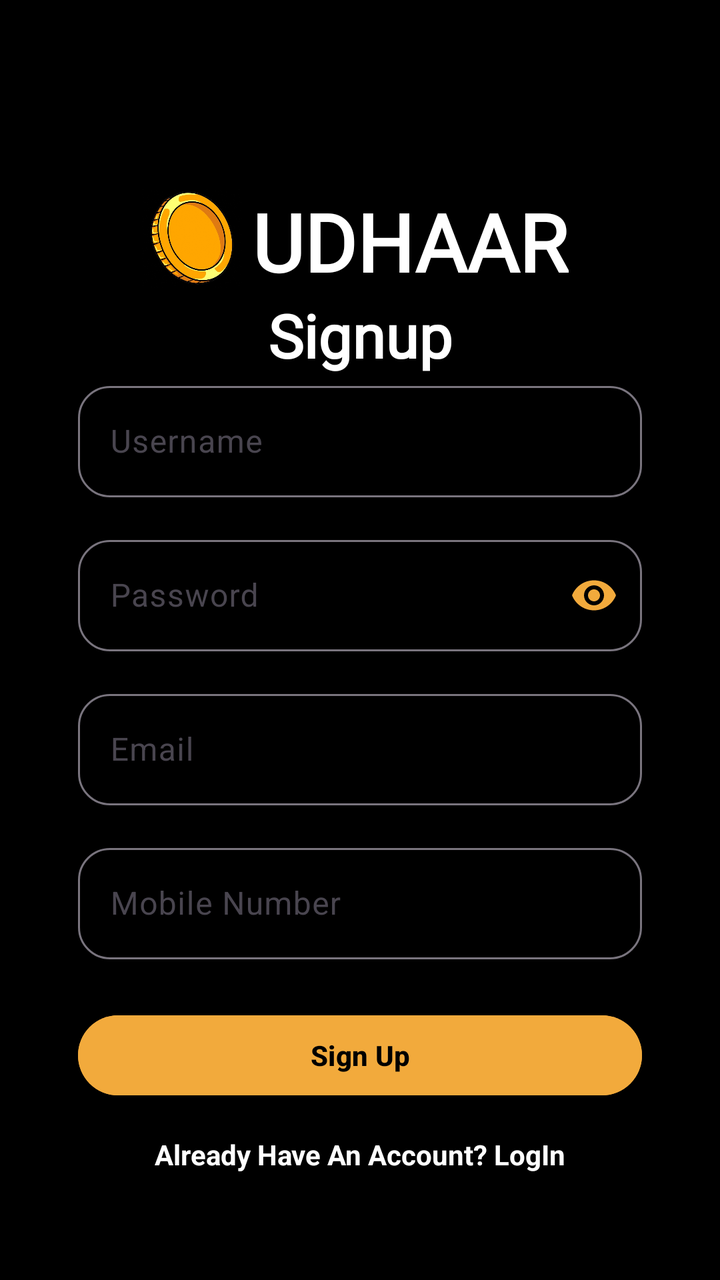
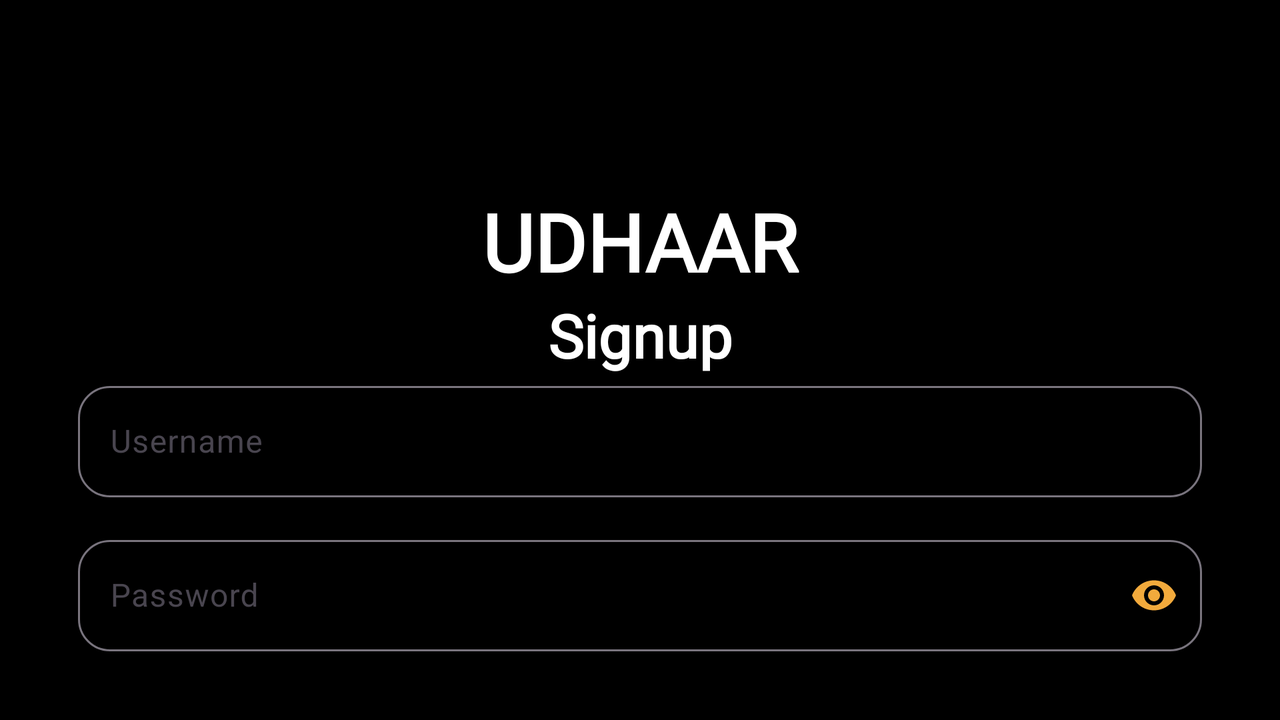

The same Android screen from two of the app's own layout files: first res/layout/ as a phone draws it, then the repository's variant for another configuration, drawn on a device whose configuration selects that folder. Both files follow.
<!-- AndroidManifest.xml: application theme Theme.SMD_UDHAAR -->
<!-- res/layout/activity_signup.xml -->
<?xml version="1.0" encoding="utf-8"?>
<androidx.constraintlayout.widget.ConstraintLayout xmlns:android="http://schemas.android.com/apk/res/android"
    xmlns:app="http://schemas.android.com/apk/res-auto"
    xmlns:tools="http://schemas.android.com/tools"
    android:layout_width="match_parent"
    android:layout_height="match_parent"
    android:background="@color/black"
    android:id="@+id/main"
    android:padding="24dp">


    <ImageView
        android:layout_width="@dimen/logo_login_signup_size"
        android:layout_height="@dimen/logo_login_signup_size"
        android:src="@drawable/udhaar_logo"
        app:layout_constraintEnd_toStartOf="@id/tvLogo"
        app:layout_constraintTop_toTopOf="parent"
        android:layout_marginTop="@dimen/logo_margin_top_signup"
        android:layout_marginStart="50dp"
        android:layout_marginEnd="5dp"
        />

    <TextView
        android:id="@+id/tvLogo"
        android:layout_width="wrap_content"
        android:layout_height="wrap_content"
        android:layout_marginTop="@dimen/logo_margin_top_signup"
        android:fontFamily="@font/afacad_bold"
        android:gravity="center"
        android:text="@string/app_name"
        android:textColor="@color/white"
        app:layout_constraintTop_toTopOf="parent"
        app:layout_constraintRight_toRightOf="parent"
        app:layout_constraintLeft_toLeftOf="parent"
        android:textSize="@dimen/heading_size"
        android:layout_marginStart="50dp"
        android:textStyle="bold" />

    <TextView
        android:id="@+id/tvSignup"
        android:layout_width="match_parent"
        android:layout_height="wrap_content"
        android:fontFamily="@font/afacad_bold"
        android:gravity="center"
        android:text="Signup"
        android:textColor="@color/white"
        app:layout_constraintTop_toBottomOf="@id/tvLogo"
        app:layout_constraintLeft_toLeftOf="parent"
        app:layout_constraintRight_toRightOf="parent"
        android:textSize="@dimen/sub_heading_size"
        android:textStyle="bold" />

    <com.google.android.material.textfield.TextInputLayout
        android:id="@+id/username_layout"
        android:layout_width="0dp"
        android:layout_height="wrap_content"
        app:layout_constraintTop_toBottomOf="@id/tvSignup"
        app:layout_constraintStart_toStartOf="parent"
        app:layout_constraintEnd_toEndOf="parent"
        app:boxBackgroundMode="outline"
        android:layout_marginHorizontal="@dimen/login_signup_horizontal_margin"
        app:boxCornerRadiusBottomStart="@dimen/field_radius"
        app:boxCornerRadiusBottomEnd="@dimen/field_radius"
        app:boxCornerRadiusTopStart="@dimen/field_radius"
        app:boxCornerRadiusTopEnd="@dimen/field_radius"
        >

        <com.google.android.material.textfield.TextInputEditText
            android:id="@+id/username"
            android:layout_width="match_parent"
            android:layout_height="wrap_content"
            android:textColor="@android:color/white"
            android:textColorHint="@android:color/darker_gray"
            android:inputType="text"
            android:hint="Username" />
    </com.google.android.material.textfield.TextInputLayout>

    <com.google.android.material.textfield.TextInputLayout
        android:id="@+id/password_layout"
        android:layout_width="0dp"
        android:layout_height="wrap_content"
        android:layout_marginHorizontal="@dimen/login_signup_horizontal_margin"
        app:layout_constraintTop_toBottomOf="@id/username_layout"
        app:layout_constraintStart_toStartOf="parent"
        app:layout_constraintEnd_toEndOf="parent"
        app:boxBackgroundMode="outline"
        app:boxCornerRadiusBottomStart="@dimen/field_radius"
        app:boxCornerRadiusBottomEnd="@dimen/field_radius"
        app:boxCornerRadiusTopStart="@dimen/field_radius"
        app:boxCornerRadiusTopEnd="@dimen/field_radius"
        app:passwordToggleEnabled="true"
        app:passwordToggleTint="@color/gold"
        android:layout_marginTop="16dp">

        <com.google.android.material.textfield.TextInputEditText
            android:id="@+id/password"
            android:layout_width="match_parent"
            android:layout_height="wrap_content"
            android:textColor="@android:color/white"
            android:textColorHint="@android:color/darker_gray"
            android:inputType="textPassword"
            android:hint="Password" />
    </com.google.android.material.textfield.TextInputLayout>

    <com.google.android.material.textfield.TextInputLayout
        android:id="@+id/email_layout"
        android:layout_width="0dp"
        android:layout_height="wrap_content"
        android:layout_marginHorizontal="@dimen/login_signup_horizontal_margin"
        app:layout_constraintTop_toBottomOf="@id/password_layout"
        app:layout_constraintStart_toStartOf="parent"
        app:layout_constraintEnd_toEndOf="parent"
        app:boxBackgroundMode="outline"
        app:boxCornerRadiusBottomStart="@dimen/field_radius"
        app:boxCornerRadiusBottomEnd="@dimen/field_radius"
        app:boxCornerRadiusTopStart="@dimen/field_radius"
        app:boxCornerRadiusTopEnd="@dimen/field_radius"
        android:layout_marginTop="16dp">

        <com.google.android.material.textfield.TextInputEditText
            android:id="@+id/email"
            android:layout_width="match_parent"
            android:layout_height="wrap_content"
            android:textColor="@android:color/white"
            android:textColorHint="@android:color/darker_gray"
            android:inputType="text"
            android:hint="Email" />
    </com.google.android.material.textfield.TextInputLayout>

    <com.google.android.material.textfield.TextInputLayout
        android:id="@+id/mobile_number_layout"
        android:layout_width="0dp"
        android:layout_height="wrap_content"
        android:layout_marginHorizontal="@dimen/login_signup_horizontal_margin"
        app:layout_constraintTop_toBottomOf="@id/email_layout"
        app:layout_constraintStart_toStartOf="parent"
        app:layout_constraintEnd_toEndOf="parent"
        app:boxBackgroundMode="outline"
        app:boxCornerRadiusBottomStart="@dimen/field_radius"
        app:boxCornerRadiusBottomEnd="@dimen/field_radius"
        app:boxCornerRadiusTopStart="@dimen/field_radius"
        app:boxCornerRadiusTopEnd="@dimen/field_radius"
        android:layout_marginTop="16dp">

        <com.google.android.material.textfield.TextInputEditText
            android:id="@+id/mobile_number"
            android:layout_width="match_parent"
            android:layout_height="wrap_content"
            android:textColor="@android:color/white"
            android:textColorHint="@android:color/darker_gray"
            android:inputType="phone"
            android:hint="Mobile Number" />
    </com.google.android.material.textfield.TextInputLayout>

    <Button
        android:id="@+id/btnSignUp"
        android:layout_width="0dp"
        android:layout_height="wrap_content"
        android:text="Sign Up"
        android:layout_marginHorizontal="@dimen/login_signup_horizontal_margin"
        android:backgroundTint="@color/gold"
        android:textColor="@android:color/black"
        android:textStyle="bold"
        app:layout_constraintTop_toBottomOf="@id/mobile_number_layout"
        app:layout_constraintStart_toStartOf="parent"
        app:layout_constraintEnd_toEndOf="parent"
        android:layout_marginTop="24dp"/>

    <ProgressBar
        android:id="@+id/progressBar"
        android:layout_width="wrap_content"
        android:layout_height="wrap_content"
        app:layout_constraintTop_toTopOf="parent"
        app:layout_constraintBottom_toBottomOf="parent"
        app:layout_constraintStart_toStartOf="parent"
        app:layout_constraintEnd_toEndOf="parent"
        android:layout_centerInParent="true"
        android:visibility="gone"/>

    <TextView
        android:id="@+id/tvAlreadyAccount"
        android:layout_width="wrap_content"
        android:layout_height="wrap_content"
        android:text="Already Have An Account? LogIn"
        android:textColor="@color/white"
        android:textStyle="bold"
        app:layout_constraintTop_toBottomOf="@id/btnSignUp"
        app:layout_constraintStart_toStartOf="parent"
        app:layout_constraintEnd_toEndOf="parent"
        android:layout_marginTop="16dp"
        android:gravity="center" />

</androidx.constraintlayout.widget.ConstraintLayout>
<!-- resources referenced by this layout -->
<resources>
  <color name="black">#FF000000</color>
  <color name="gold">#F2AA3C</color>
  <color name="white">#FFFFFFFF</color>
  <dimen name="field_radius">16dp</dimen>
  <dimen name="heading_size">40sp</dimen>
  <dimen name="login_signup_horizontal_margin">15dp</dimen>
  <dimen name="logo_login_signup_size">50dp</dimen>
  <dimen name="logo_margin_top_signup">70dp</dimen>
  <dimen name="sub_heading_size">30sp</dimen>
  <!-- drawable udhaar_logo: png bitmap (drawable, 258942 bytes) -->
  <string name="app_name">UDHAAR</string>
  <style name="Theme.SMD_UDHAAR" parent="Base.Theme.SMD_UDHAAR" />
  <style name="Base.Theme.SMD_UDHAAR" parent="Theme.Material3.DayNight.NoActionBar">
          
          
      </style>
</resources>
<!-- res/layout-land/activity_signup.xml (the repository's variant of the layout above) -->
<!-- drawn on the phone turned sideways -->
<?xml version="1.0" encoding="utf-8"?>
<androidx.constraintlayout.widget.ConstraintLayout xmlns:android="http://schemas.android.com/apk/res/android"
    xmlns:app="http://schemas.android.com/apk/res-auto"
    android:layout_width="match_parent"
    android:layout_height="match_parent"
    android:background="@color/black"
    android:id="@+id/main"
    android:padding="24dp">

    <TextView
        android:id="@+id/tvLogo"
        android:layout_width="match_parent"
        android:layout_height="wrap_content"
        android:layout_marginTop="@dimen/logo_margin_top_signup"
        android:fontFamily="@font/afacad_bold"
        android:gravity="center"
        android:text="@string/app_name"
        android:textColor="@color/white"
        app:layout_constraintTop_toTopOf="parent"
        app:layout_constraintLeft_toLeftOf="parent"
        app:layout_constraintRight_toRightOf="parent"
        android:textSize="@dimen/heading_size"
        android:textStyle="bold" />

    <TextView
        android:id="@+id/tvSignup"
        android:layout_width="match_parent"
        android:layout_height="wrap_content"
        android:fontFamily="@font/afacad_bold"
        android:gravity="center"
        android:text="Signup"
        android:textColor="@color/white"
        app:layout_constraintTop_toBottomOf="@id/tvLogo"
        app:layout_constraintLeft_toLeftOf="parent"
        app:layout_constraintRight_toRightOf="parent"
        android:textSize="@dimen/sub_heading_size"
        android:textStyle="bold" />

    <com.google.android.material.textfield.TextInputLayout
        android:id="@+id/username_layout"
        android:layout_width="0dp"
        android:layout_height="wrap_content"
        app:layout_constraintTop_toBottomOf="@id/tvSignup"
        app:layout_constraintStart_toStartOf="parent"
        app:layout_constraintEnd_toEndOf="parent"
        app:boxBackgroundMode="outline"
        android:layout_marginHorizontal="@dimen/login_signup_horizontal_margin"
        app:boxCornerRadiusBottomStart="@dimen/field_radius"
        app:boxCornerRadiusBottomEnd="@dimen/field_radius"
        app:boxCornerRadiusTopStart="@dimen/field_radius"
        app:boxCornerRadiusTopEnd="@dimen/field_radius"
        >

        <com.google.android.material.textfield.TextInputEditText
            android:id="@+id/username"
            android:layout_width="match_parent"
            android:layout_height="wrap_content"
            android:textColor="@android:color/white"
            android:textColorHint="@android:color/darker_gray"
            android:inputType="text"
            android:hint="Username" />
    </com.google.android.material.textfield.TextInputLayout>

    <com.google.android.material.textfield.TextInputLayout
        android:id="@+id/password_layout"
        android:layout_width="0dp"
        android:layout_height="wrap_content"
        android:layout_marginHorizontal="@dimen/login_signup_horizontal_margin"
        app:layout_constraintTop_toBottomOf="@id/username_layout"
        app:layout_constraintStart_toStartOf="parent"
        app:layout_constraintEnd_toEndOf="parent"
        app:boxBackgroundMode="outline"
        app:boxCornerRadiusBottomStart="@dimen/field_radius"
        app:boxCornerRadiusBottomEnd="@dimen/field_radius"
        app:boxCornerRadiusTopStart="@dimen/field_radius"
        app:boxCornerRadiusTopEnd="@dimen/field_radius"
        app:passwordToggleEnabled="true"
        app:passwordToggleTint="@color/gold"
        android:layout_marginTop="16dp">

        <com.google.android.material.textfield.TextInputEditText
            android:id="@+id/password"
            android:layout_width="match_parent"
            android:layout_height="wrap_content"
            android:textColor="@android:color/white"
            android:textColorHint="@android:color/darker_gray"
            android:inputType="textPassword"
            android:hint="Password" />
    </com.google.android.material.textfield.TextInputLayout>

    <com.google.android.material.textfield.TextInputLayout
        android:id="@+id/email_layout"
        android:layout_width="0dp"
        android:layout_height="wrap_content"
        android:layout_marginHorizontal="@dimen/login_signup_horizontal_margin"
        app:layout_constraintTop_toBottomOf="@id/password_layout"
        app:layout_constraintStart_toStartOf="parent"
        app:layout_constraintEnd_toEndOf="parent"
        app:boxBackgroundMode="outline"
        app:boxCornerRadiusBottomStart="@dimen/field_radius"
        app:boxCornerRadiusBottomEnd="@dimen/field_radius"
        app:boxCornerRadiusTopStart="@dimen/field_radius"
        app:boxCornerRadiusTopEnd="@dimen/field_radius"
        android:layout_marginTop="16dp">

        <com.google.android.material.textfield.TextInputEditText
            android:id="@+id/email"
            android:layout_width="match_parent"
            android:layout_height="wrap_content"
            android:textColor="@android:color/white"
            android:textColorHint="@android:color/darker_gray"
            android:inputType="text"
            android:hint="Email" />
    </com.google.android.material.textfield.TextInputLayout>

    <com.google.android.material.textfield.TextInputLayout
        android:id="@+id/mobile_number_layout"
        android:layout_width="0dp"
        android:layout_height="wrap_content"
        android:layout_marginHorizontal="@dimen/login_signup_horizontal_margin"
        app:layout_constraintTop_toBottomOf="@id/email_layout"
        app:layout_constraintStart_toStartOf="parent"
        app:layout_constraintEnd_toEndOf="parent"
        app:boxBackgroundMode="outline"
        app:boxCornerRadiusBottomStart="@dimen/field_radius"
        app:boxCornerRadiusBottomEnd="@dimen/field_radius"
        app:boxCornerRadiusTopStart="@dimen/field_radius"
        app:boxCornerRadiusTopEnd="@dimen/field_radius"
        android:layout_marginTop="16dp">

        <com.google.android.material.textfield.TextInputEditText
            android:id="@+id/mobile_number"
            android:layout_width="match_parent"
            android:layout_height="wrap_content"
            android:textColor="@android:color/white"
            android:textColorHint="@android:color/darker_gray"
            android:inputType="phone"
            android:hint="Mobile Number" />
    </com.google.android.material.textfield.TextInputLayout>

    <Button
        android:id="@+id/btnSignUp"
        android:layout_width="0dp"
        android:layout_height="wrap_content"
        android:text="Sign Up"
        android:layout_marginHorizontal="@dimen/login_signup_horizontal_margin"
        android:backgroundTint="@color/gold"
        android:textColor="@android:color/black"
        android:textStyle="bold"
        app:layout_constraintTop_toBottomOf="@id/mobile_number_layout"
        app:layout_constraintStart_toStartOf="parent"
        app:layout_constraintEnd_toEndOf="parent"
        android:layout_marginTop="24dp"/>

    <TextView
        android:id="@+id/tvAlreadyAccount"
        android:layout_width="wrap_content"
        android:layout_height="wrap_content"
        android:text="Already Have An Account? LogIn"
        android:textColor="@color/white"
        android:textStyle="bold"
        app:layout_constraintTop_toBottomOf="@id/btnSignUp"
        app:layout_constraintStart_toStartOf="parent"
        app:layout_constraintEnd_toEndOf="parent"
        android:layout_marginTop="16dp"
        android:gravity="center" />

</androidx.constraintlayout.widget.ConstraintLayout>
<!-- resources referenced by the variant -->
<!-- as the phone turned sideways resolves them -->
<resources>
  <color name="black">#FF000000</color>
  <color name="gold">#F2AA3C</color>
  <color name="white">#FFFFFFFF</color>
  <dimen name="field_radius">16dp</dimen>
  <dimen name="heading_size">40sp</dimen>
  <dimen name="login_signup_horizontal_margin">15dp</dimen>
  <dimen name="logo_margin_top_signup">70dp</dimen>
  <dimen name="sub_heading_size">30sp</dimen>
  <string name="app_name">UDHAAR</string>
  <style name="Theme.SMD_UDHAAR" parent="Base.Theme.SMD_UDHAAR" />
  <style name="Base.Theme.SMD_UDHAAR" parent="Theme.Material3.DayNight.NoActionBar">
          
          
      </style>
</resources>
